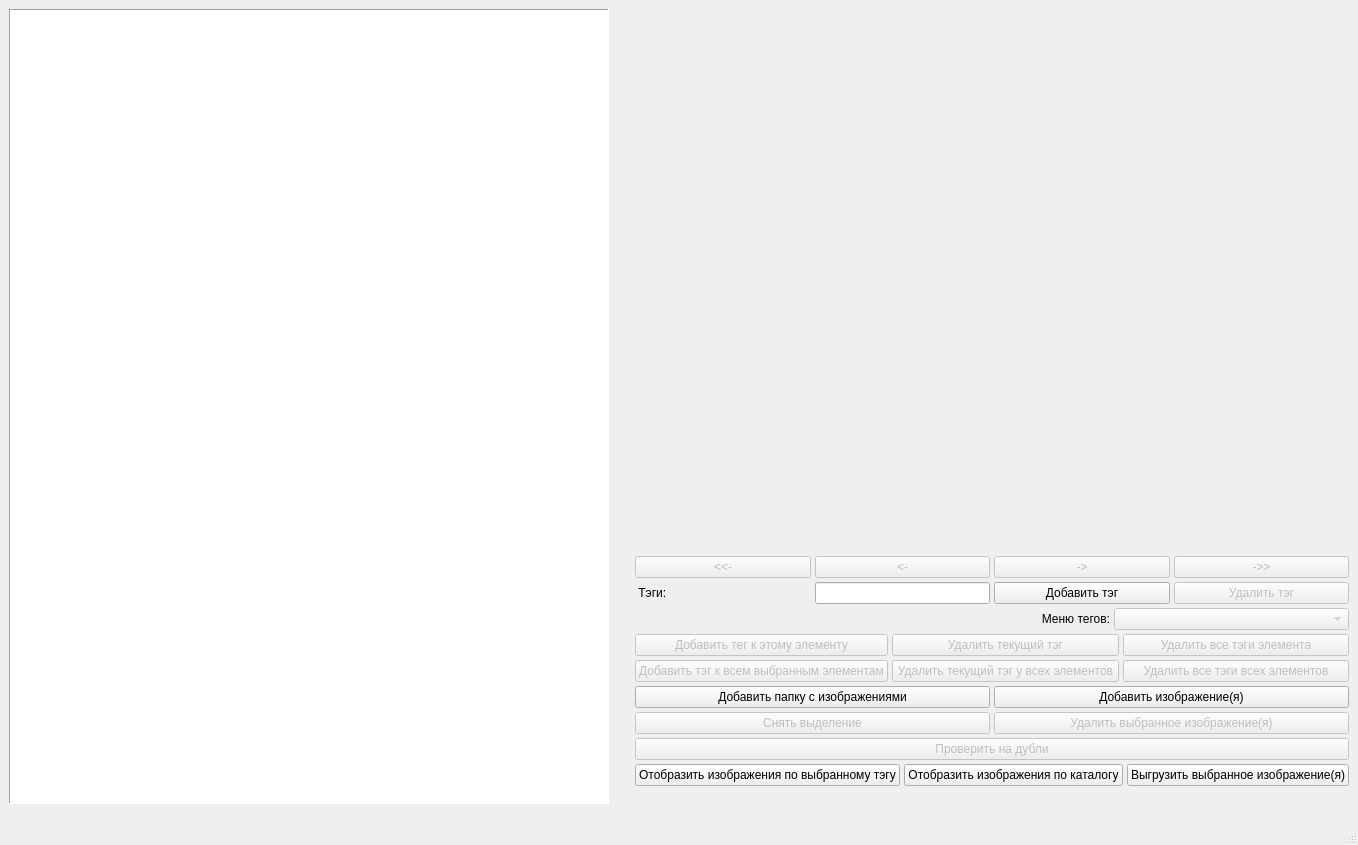
<?xml version="1.0" encoding="UTF-8"?>
<ui version="4.0">
 <class>MainWindow</class>
 <widget class="QMainWindow" name="MainWindow">
  <property name="windowModality">
   <enum>Qt::NonModal</enum>
  </property>
  <property name="geometry">
   <rect>
    <x>0</x>
    <y>0</y>
    <width>1327</width>
    <height>845</height>
   </rect>
  </property>
  <property name="sizePolicy">
   <sizepolicy hsizetype="Expanding" vsizetype="Expanding">
    <horstretch>0</horstretch>
    <verstretch>0</verstretch>
   </sizepolicy>
  </property>
  <property name="windowTitle">
   <string>Выбор файлов изображений - выбор по папке</string>
  </property>
  <widget class="QWidget" name="centralwidget">
   <property name="focusPolicy">
    <enum>Qt::StrongFocus</enum>
   </property>
   <layout class="QGridLayout" name="gridLayout">
    <property name="sizeConstraint">
     <enum>QLayout::SetMinimumSize</enum>
    </property>
    <item row="0" column="0">
     <layout class="QVBoxLayout" name="verticalLayout_3">
      <item>
       <layout class="QHBoxLayout" name="horizontalLayout">
        <item>
         <layout class="QVBoxLayout" name="verticalLayout_2">
          <item>
           <widget class="QTableWidget" name="tableWidget">
            <property name="sizePolicy">
             <sizepolicy hsizetype="Minimum" vsizetype="Expanding">
              <horstretch>0</horstretch>
              <verstretch>0</verstretch>
             </sizepolicy>
            </property>
            <property name="minimumSize">
             <size>
              <width>400</width>
              <height>0</height>
             </size>
            </property>
            <property name="focusPolicy">
             <enum>Qt::ClickFocus</enum>
            </property>
            <property name="frameShape">
             <enum>QFrame::Panel</enum>
            </property>
            <property name="frameShadow">
             <enum>QFrame::Sunken</enum>
            </property>
            <property name="editTriggers">
             <set>QAbstractItemView::NoEditTriggers</set>
            </property>
            <property name="alternatingRowColors">
             <bool>false</bool>
            </property>
            <property name="selectionMode">
             <enum>QAbstractItemView::ExtendedSelection</enum>
            </property>
            <property name="selectionBehavior">
             <enum>QAbstractItemView::SelectRows</enum>
            </property>
            <property name="sortingEnabled">
             <bool>true</bool>
            </property>
            <attribute name="horizontalHeaderCascadingSectionResizes">
             <bool>true</bool>
            </attribute>
           </widget>
          </item>
          <item>
           <spacer name="tablespacer">
            <property name="orientation">
             <enum>Qt::Horizontal</enum>
            </property>
            <property name="sizeType">
             <enum>QSizePolicy::Minimum</enum>
            </property>
            <property name="sizeHint" stdset="0">
             <size>
              <width>600</width>
              <height>5</height>
             </size>
            </property>
           </spacer>
          </item>
         </layout>
        </item>
        <item>
         <spacer name="verticalSpacer">
          <property name="orientation">
           <enum>Qt::Vertical</enum>
          </property>
          <property name="sizeType">
           <enum>QSizePolicy::MinimumExpanding</enum>
          </property>
          <property name="sizeHint" stdset="0">
           <size>
            <width>20</width>
            <height>400</height>
           </size>
          </property>
         </spacer>
        </item>
        <item>
         <layout class="QVBoxLayout" name="verticalLayout">
          <property name="spacing">
           <number>4</number>
          </property>
          <property name="leftMargin">
           <number>0</number>
          </property>
          <property name="topMargin">
           <number>0</number>
          </property>
          <property name="rightMargin">
           <number>0</number>
          </property>
          <property name="bottomMargin">
           <number>0</number>
          </property>
          <item>
           <widget class="QLabel" name="image_label">
            <property name="sizePolicy">
             <sizepolicy hsizetype="Ignored" vsizetype="MinimumExpanding">
              <horstretch>0</horstretch>
              <verstretch>0</verstretch>
             </sizepolicy>
            </property>
            <property name="baseSize">
             <size>
              <width>0</width>
              <height>0</height>
             </size>
            </property>
            <property name="focusPolicy">
             <enum>Qt::ClickFocus</enum>
            </property>
            <property name="frameShape">
             <enum>QFrame::NoFrame</enum>
            </property>
            <property name="frameShadow">
             <enum>QFrame::Plain</enum>
            </property>
            <property name="text">
             <string/>
            </property>
           </widget>
          </item>
          <item>
           <widget class="QLabel" name="name_out_label">
            <property name="enabled">
             <bool>true</bool>
            </property>
            <property name="sizePolicy">
             <sizepolicy hsizetype="Expanding" vsizetype="Minimum">
              <horstretch>0</horstretch>
              <verstretch>0</verstretch>
             </sizepolicy>
            </property>
            <property name="baseSize">
             <size>
              <width>0</width>
              <height>0</height>
             </size>
            </property>
            <property name="font">
             <font>
              <pointsize>12</pointsize>
             </font>
            </property>
            <property name="text">
             <string/>
            </property>
           </widget>
          </item>
          <item>
           <layout class="QHBoxLayout" name="horizontalLayout_2">
            <property name="sizeConstraint">
             <enum>QLayout::SetMinimumSize</enum>
            </property>
            <item>
             <widget class="QPushButton" name="go_start_button">
              <property name="enabled">
               <bool>false</bool>
              </property>
              <property name="sizePolicy">
               <sizepolicy hsizetype="Expanding" vsizetype="Minimum">
                <horstretch>0</horstretch>
                <verstretch>0</verstretch>
               </sizepolicy>
              </property>
              <property name="minimumSize">
               <size>
                <width>100</width>
                <height>20</height>
               </size>
              </property>
              <property name="focusPolicy">
               <enum>Qt::NoFocus</enum>
              </property>
              <property name="text">
               <string>&lt;&lt;-</string>
              </property>
              <attribute name="buttonGroup">
               <string notr="true">navigation_arrows_button_group</string>
              </attribute>
             </widget>
            </item>
            <item>
             <widget class="QPushButton" name="go_left_button">
              <property name="enabled">
               <bool>false</bool>
              </property>
              <property name="sizePolicy">
               <sizepolicy hsizetype="Expanding" vsizetype="Minimum">
                <horstretch>0</horstretch>
                <verstretch>0</verstretch>
               </sizepolicy>
              </property>
              <property name="minimumSize">
               <size>
                <width>100</width>
                <height>20</height>
               </size>
              </property>
              <property name="focusPolicy">
               <enum>Qt::NoFocus</enum>
              </property>
              <property name="text">
               <string>&lt;-</string>
              </property>
              <attribute name="buttonGroup">
               <string notr="true">navigation_arrows_button_group</string>
              </attribute>
             </widget>
            </item>
            <item>
             <widget class="QPushButton" name="go_right_button">
              <property name="enabled">
               <bool>false</bool>
              </property>
              <property name="sizePolicy">
               <sizepolicy hsizetype="Expanding" vsizetype="Minimum">
                <horstretch>0</horstretch>
                <verstretch>0</verstretch>
               </sizepolicy>
              </property>
              <property name="minimumSize">
               <size>
                <width>100</width>
                <height>20</height>
               </size>
              </property>
              <property name="focusPolicy">
               <enum>Qt::NoFocus</enum>
              </property>
              <property name="text">
               <string>-&gt;</string>
              </property>
              <attribute name="buttonGroup">
               <string notr="true">navigation_arrows_button_group</string>
              </attribute>
             </widget>
            </item>
            <item>
             <widget class="QPushButton" name="go_end_button">
              <property name="enabled">
               <bool>false</bool>
              </property>
              <property name="sizePolicy">
               <sizepolicy hsizetype="Expanding" vsizetype="Minimum">
                <horstretch>0</horstretch>
                <verstretch>0</verstretch>
               </sizepolicy>
              </property>
              <property name="minimumSize">
               <size>
                <width>100</width>
                <height>20</height>
               </size>
              </property>
              <property name="focusPolicy">
               <enum>Qt::NoFocus</enum>
              </property>
              <property name="text">
               <string>-&gt;&gt;</string>
              </property>
              <attribute name="buttonGroup">
               <string notr="true">navigation_arrows_button_group</string>
              </attribute>
             </widget>
            </item>
           </layout>
          </item>
          <item>
           <layout class="QHBoxLayout" name="horizontalLayout_5">
            <item>
             <widget class="QLabel" name="tag_name_label">
              <property name="text">
               <string> Тэги:</string>
              </property>
             </widget>
            </item>
            <item>
             <widget class="QLineEdit" name="tag_name_edit">
              <property name="sizePolicy">
               <sizepolicy hsizetype="Preferred" vsizetype="Fixed">
                <horstretch>0</horstretch>
                <verstretch>0</verstretch>
               </sizepolicy>
              </property>
             </widget>
            </item>
            <item>
             <widget class="QPushButton" name="add_tag_button">
              <property name="focusPolicy">
               <enum>Qt::NoFocus</enum>
              </property>
              <property name="text">
               <string>Добавить тэг</string>
              </property>
             </widget>
            </item>
            <item>
             <widget class="QPushButton" name="delete_tag_button">
              <property name="enabled">
               <bool>false</bool>
              </property>
              <property name="focusPolicy">
               <enum>Qt::NoFocus</enum>
              </property>
              <property name="text">
               <string>Удалить тэг</string>
              </property>
             </widget>
            </item>
           </layout>
          </item>
          <item>
           <layout class="QHBoxLayout" name="horizontalLayout_3">
            <item>
             <widget class="QLabel" name="current_tag_label">
              <property name="enabled">
               <bool>true</bool>
              </property>
              <property name="text">
               <string/>
              </property>
             </widget>
            </item>
            <item>
             <widget class="QLabel" name="label">
              <property name="sizePolicy">
               <sizepolicy hsizetype="Minimum" vsizetype="Preferred">
                <horstretch>0</horstretch>
                <verstretch>0</verstretch>
               </sizepolicy>
              </property>
              <property name="minimumSize">
               <size>
                <width>20</width>
                <height>0</height>
               </size>
              </property>
              <property name="layoutDirection">
               <enum>Qt::LeftToRight</enum>
              </property>
              <property name="text">
               <string>Меню тегов:</string>
              </property>
              <property name="alignment">
               <set>Qt::AlignRight|Qt::AlignTrailing|Qt::AlignVCenter</set>
              </property>
             </widget>
            </item>
            <item>
             <widget class="QComboBox" name="tag_choose_box">
              <property name="enabled">
               <bool>false</bool>
              </property>
              <property name="editable">
               <bool>false</bool>
              </property>
             </widget>
            </item>
           </layout>
          </item>
          <item>
           <layout class="QHBoxLayout" name="horizontalLayout_4">
            <item>
             <layout class="QVBoxLayout" name="verticalLayout_5">
              <item>
               <widget class="QPushButton" name="add_one_tag_button">
                <property name="enabled">
                 <bool>false</bool>
                </property>
                <property name="focusPolicy">
                 <enum>Qt::NoFocus</enum>
                </property>
                <property name="text">
                 <string>Добавить тег к этому элементу</string>
                </property>
                <attribute name="buttonGroup">
                 <string notr="true">single_selection_button_group</string>
                </attribute>
               </widget>
              </item>
              <item>
               <widget class="QPushButton" name="add_all_tag_button">
                <property name="enabled">
                 <bool>false</bool>
                </property>
                <property name="focusPolicy">
                 <enum>Qt::NoFocus</enum>
                </property>
                <property name="text">
                 <string>Добавить тэг к всем выбранным элементам</string>
                </property>
                <attribute name="buttonGroup">
                 <string notr="true">multi_selection_button_group</string>
                </attribute>
               </widget>
              </item>
             </layout>
            </item>
            <item>
             <layout class="QVBoxLayout" name="verticalLayout_4">
              <item>
               <widget class="QPushButton" name="del_one_tag_button">
                <property name="enabled">
                 <bool>false</bool>
                </property>
                <property name="focusPolicy">
                 <enum>Qt::NoFocus</enum>
                </property>
                <property name="text">
                 <string>Удалить текущий тэг</string>
                </property>
                <attribute name="buttonGroup">
                 <string notr="true">single_selection_button_group</string>
                </attribute>
               </widget>
              </item>
              <item>
               <widget class="QPushButton" name="del_all_tag_button">
                <property name="enabled">
                 <bool>false</bool>
                </property>
                <property name="focusPolicy">
                 <enum>Qt::NoFocus</enum>
                </property>
                <property name="text">
                 <string>Удалить текущий тэг у всех элементов</string>
                </property>
                <attribute name="buttonGroup">
                 <string notr="true">multi_selection_button_group</string>
                </attribute>
               </widget>
              </item>
             </layout>
            </item>
            <item>
             <layout class="QVBoxLayout" name="verticalLayout_7">
              <item>
               <widget class="QPushButton" name="del_all_tags_of_single_element_button">
                <property name="enabled">
                 <bool>false</bool>
                </property>
                <property name="focusPolicy">
                 <enum>Qt::NoFocus</enum>
                </property>
                <property name="text">
                 <string>Удалить все тэги элемента</string>
                </property>
                <attribute name="buttonGroup">
                 <string notr="true">single_selection_button_group</string>
                </attribute>
               </widget>
              </item>
              <item>
               <widget class="QPushButton" name="del_all_tags_of_all_elements_button">
                <property name="enabled">
                 <bool>false</bool>
                </property>
                <property name="focusPolicy">
                 <enum>Qt::NoFocus</enum>
                </property>
                <property name="text">
                 <string>Удалить все тэги всех элементов</string>
                </property>
                <attribute name="buttonGroup">
                 <string notr="true">multi_selection_button_group</string>
                </attribute>
               </widget>
              </item>
             </layout>
            </item>
           </layout>
          </item>
          <item>
           <layout class="QVBoxLayout" name="verticalLayout_6">
            <item>
             <layout class="QHBoxLayout" name="horizontalLayout_6">
              <item>
               <widget class="QPushButton" name="add_folder_button">
                <property name="enabled">
                 <bool>true</bool>
                </property>
                <property name="focusPolicy">
                 <enum>Qt::NoFocus</enum>
                </property>
                <property name="text">
                 <string>Добавить папку с изображениями</string>
                </property>
               </widget>
              </item>
              <item>
               <widget class="QPushButton" name="add_images_from_folder_button">
                <property name="enabled">
                 <bool>true</bool>
                </property>
                <property name="focusPolicy">
                 <enum>Qt::NoFocus</enum>
                </property>
                <property name="text">
                 <string>Добавить изображение(я)</string>
                </property>
               </widget>
              </item>
             </layout>
            </item>
            <item>
             <layout class="QHBoxLayout" name="horizontalLayout_7">
              <item>
               <widget class="QPushButton" name="deselect_button">
                <property name="enabled">
                 <bool>false</bool>
                </property>
                <property name="focusPolicy">
                 <enum>Qt::NoFocus</enum>
                </property>
                <property name="text">
                 <string>Снять выделение</string>
                </property>
                <attribute name="buttonGroup">
                 <string notr="true">selected_manipulations_button_group</string>
                </attribute>
               </widget>
              </item>
              <item>
               <widget class="QPushButton" name="delete_selected_img_button">
                <property name="enabled">
                 <bool>false</bool>
                </property>
                <property name="focusPolicy">
                 <enum>Qt::NoFocus</enum>
                </property>
                <property name="text">
                 <string>Удалить выбранное изображение(я)</string>
                </property>
                <attribute name="buttonGroup">
                 <string notr="true">selected_manipulations_button_group</string>
                </attribute>
               </widget>
              </item>
             </layout>
            </item>
            <item>
             <widget class="QPushButton" name="dupe_check_button">
              <property name="enabled">
               <bool>false</bool>
              </property>
              <property name="focusPolicy">
               <enum>Qt::NoFocus</enum>
              </property>
              <property name="text">
               <string>Проверить на дубли</string>
              </property>
             </widget>
            </item>
            <item>
             <layout class="QHBoxLayout" name="horizontalLayout_8">
              <item>
               <widget class="QPushButton" name="show_imgs_by_tag_button">
                <property name="focusPolicy">
                 <enum>Qt::NoFocus</enum>
                </property>
                <property name="text">
                 <string>Отобразить изображения по выбранному тэгу</string>
                </property>
               </widget>
              </item>
              <item>
               <widget class="QPushButton" name="show_imgs_by_catalog_button">
                <property name="focusPolicy">
                 <enum>Qt::NoFocus</enum>
                </property>
                <property name="text">
                 <string>Отобразить изображения по каталогу</string>
                </property>
               </widget>
              </item>
              <item>
               <widget class="QPushButton" name="leave_out_button">
                <property name="focusPolicy">
                 <enum>Qt::NoFocus</enum>
                </property>
                <property name="text">
                 <string>Выгрузить выбранное изображение(я)</string>
                </property>
               </widget>
              </item>
             </layout>
            </item>
           </layout>
          </item>
          <item>
           <widget class="QLabel" name="log_out_label">
            <property name="text">
             <string/>
            </property>
           </widget>
          </item>
          <item>
           <spacer name="image_spacer">
            <property name="orientation">
             <enum>Qt::Horizontal</enum>
            </property>
            <property name="sizeType">
             <enum>QSizePolicy::Minimum</enum>
            </property>
            <property name="sizeHint" stdset="0">
             <size>
              <width>100</width>
              <height>5</height>
             </size>
            </property>
           </spacer>
          </item>
         </layout>
        </item>
       </layout>
      </item>
      <item>
       <spacer name="global_spacer">
        <property name="orientation">
         <enum>Qt::Horizontal</enum>
        </property>
        <property name="sizeType">
         <enum>QSizePolicy::Minimum</enum>
        </property>
        <property name="sizeHint" stdset="0">
         <size>
          <width>700</width>
          <height>5</height>
         </size>
        </property>
       </spacer>
      </item>
     </layout>
    </item>
   </layout>
  </widget>
  <widget class="QMenuBar" name="menubar">
   <property name="geometry">
    <rect>
     <x>0</x>
     <y>0</y>
     <width>1327</width>
     <height>21</height>
    </rect>
   </property>
  </widget>
  <widget class="QStatusBar" name="statusbar"/>
 </widget>
 <resources/>
 <connections/>
 <buttongroups>
  <buttongroup name="multi_selection_button_group"/>
  <buttongroup name="navigation_arrows_button_group"/>
  <buttongroup name="selected_manipulations_button_group"/>
  <buttongroup name="single_selection_button_group"/>
 </buttongroups>
</ui>
